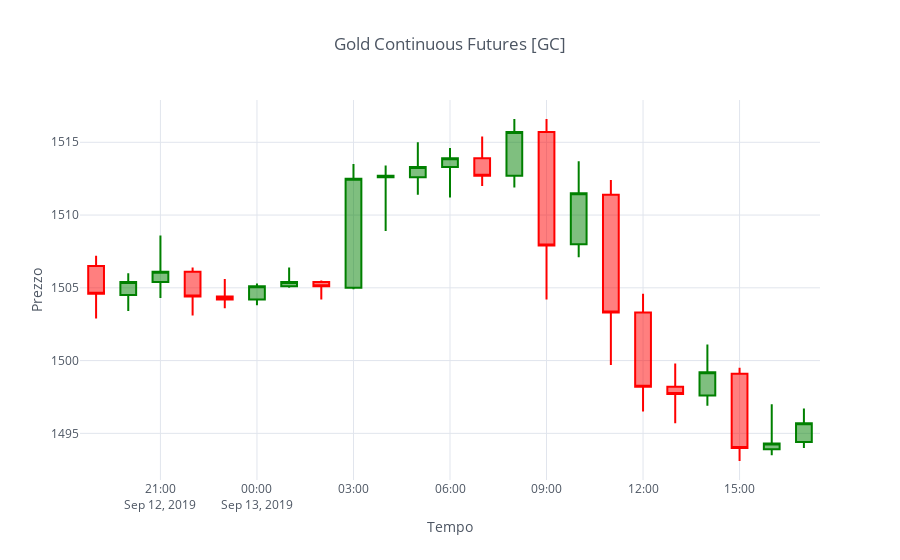

Notebook cell for this chart:
### Code cell
dataset[-23:].iplot(kind='candle',theme='white',
                        up_color='green', down_color='red',
                        title = "Gold Continuous Futures [GC]", xTitle = "Tempo", yTitle = "Prezzo")

### Figure 1 — Plotly figure (JSON) as saved in the notebook; plotly's stock layout.template omitted (floating-point values rounded to 4 significant figures)
{"data": [{"close": [1505.0, 1505.0, 1506.0, 1504.0, 1504.0, 1505.0, 1505.0, 1505.0, 1512.0, 1513.0, 1513.0, 1514.0, 1513.0, 1516.0, 1508.0, 1512.0, 1503.0, 1498.0, 1498.0, 1499.0, 1494, 1494.0, 1496.0], "decreasing": {"line": {"color": "red"}}, "high": [1507.0, 1506, 1509.0, 1506.0, 1506.0, 1505.0, 1506.0, 1506.0, 1514.0, 1513.0, 1515, 1515.0, 1515.0, 1517.0, 1517.0, 1514.0, 1512.0, 1505.0, 1500.0, 1501.0, 1500.0, 1497, 1497.0], "increasing": {"line": {"color": "green"}}, "low": [1503.0, 1503.0, 1504.0, 1503.0, 1504.0, 1504.0, 1505, 1504.0, 1505.0, 1509.0, 1511.0, 1511.0, 1512, 1512.0, 1504.0, 1507.0, 1500.0, 1496.0, 1496.0, 1497.0, 1493.0, 1494.0, 1494], "open": [1506.0, 1504.0, 1505.0, 1506.0, 1504.0, 1504.0, 1505.0, 1505.0, 1505, 1513.0, 1513.0, 1513.0, 1514.0, 1513.0, 1516.0, 1508, 1511.0, 1503.0, 1498.0, 1498.0, 1499.0, 1494.0, 1494.0], "showlegend": false, "type": "candlestick", "uid": "90e3c963-de4c-4b3a-8c88-2fe59a11b675", "x": ["2019-09-12 19:00:00", "2019-09-12 20:00:00", "2019-09-12 21:00:00", "2019-09-12 22:00:00", "2019-09-12 23:00:00", "2019-09-13 00:00:00", "2019-09-13 01:00:00", "2019-09-13 02:00:00", "2019-09-13 03:00:00", "2019-09-13 04:00:00", "2019-09-13 05:00:00", "2019-09-13 06:00:00", "2019-09-13 07:00:00", "2019-09-13 08:00:00", "2019-09-13 09:00:00", "2019-09-13 10:00:00", "2019-09-13 11:00:00", "2019-09-13 12:00:00", "2019-09-13 13:00:00", "2019-09-13 14:00:00", "2019-09-13 15:00:00", "2019-09-13 16:00:00", "2019-09-13 17:00:00"], "yaxis": "y2"}], "layout": {"legend": {"bgcolor": "#FFFFFF", "font": {"color": "#4D5663"}}, "paper_bgcolor": "#FFFFFF", "plot_bgcolor": "#FFFFFF", "title": {"font": {"color": "#4D5663"}, "text": "Gold Continuous Futures [GC]"}, "xaxis": {"gridcolor": "#E1E5ED", "rangeslider": {"visible": false}, "showgrid": true, "tickfont": {"color": "#4D5663"}, "title": {"font": {"color": "#4D5663"}, "text": "Tempo"}, "zerolinecolor": "#E1E5ED"}, "yaxis": {"gridcolor": "#E1E5ED", "showgrid": true, "showticklabels": false, "tickfont": {"color": "#4D5663"}, "title": {"font": {"color": "#4D5663"}, "text": "Prezzo"}, "zerolinecolor": "#E1E5ED"}, "yaxis2": {"gridcolor": "#E1E5ED", "showgrid": true, "tickfont": {"color": "#4D5663"}, "title": {"font": {"color": "#4D5663"}, "text": "Prezzo"}, "zerolinecolor": "#E1E5ED"}}}
